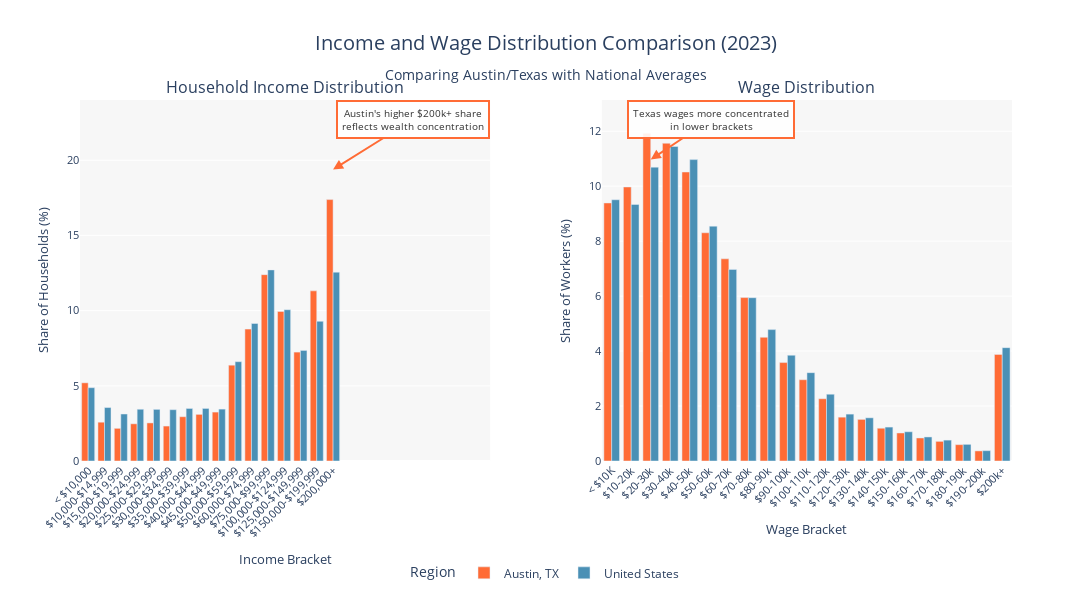

The notebook cell this image was saved under:
### Code cell
# Create the interactive visualization with subplots
def create_income_wage_comparison(year=2023):
    """
    Create a dual-panel comparison of income and wage distributions
    
    Parameters:
    year: Year to display (default 2023)
    """
    
    # Filter data for the selected year
    income_austin_year = income_austin[income_austin['Year'] == year].copy()
    income_us_year = income_us[income_us['Year'] == year].copy()
    wage_texas_year = wage_texas[wage_texas['Year'] == year].copy()
    wage_us_year = wage_us[wage_us['Year'] == year].copy()
    
    # Sort by income/wage bracket order
    income_austin_year = income_austin_year.sort_values('Household Income Bucket ID')
    income_us_year = income_us_year.sort_values('Household Income Bucket ID')
    wage_texas_year = wage_texas_year.sort_values('Wage Bin ID')
    wage_us_year = wage_us_year.sort_values('Wage Bin ID')
    
    # Create subplots with 1 row and 2 columns
    fig = make_subplots(
        rows=1, cols=2,
        subplot_titles=('Household Income Distribution', 'Wage Distribution'),
        horizontal_spacing=0.12
    )
    
    # Define colors
    color_austin_texas = '#FF6B35'  # Warm orange
    color_us = '#4A90B5'  # Cool gray-blue
    
    # Panel 1: Household Income Distribution (Austin vs US)
    fig.add_trace(
        go.Bar(
            x=income_austin_year['Household Income Bucket'],
            y=income_austin_year['share'] * 100,
            name='Austin, TX',
            marker_color=color_austin_texas,
            hovertemplate='<b>%{x}</b><br>' +
                         'Austin: %{y:.2f}%<br>' +
                         '<extra></extra>',
            legendgroup='region1',
            showlegend=True
        ),
        row=1, col=1
    )
    
    fig.add_trace(
        go.Bar(
            x=income_us_year['Household Income Bucket'],
            y=income_us_year['share'] * 100,
            name='United States',
            marker_color=color_us,
            hovertemplate='<b>%{x}</b><br>' +
                         'U.S.: %{y:.2f}%<br>' +
                         '<extra></extra>',
            legendgroup='region2',
            showlegend=True
        ),
        row=1, col=1
    )
    
    # Panel 2: Wage Distribution (Texas vs US)
    fig.add_trace(
        go.Bar(
            x=wage_texas_year['Wage Bin'],
            y=wage_texas_year['share'] * 100,
            name='Texas',
            marker_color=color_austin_texas,
            hovertemplate='<b>%{x}</b><br>' +
                         'Texas: %{y:.2f}%<br>' +
                         '<extra></extra>',
            legendgroup='region1',
            showlegend=False
        ),
        row=1, col=2
    )
    
    fig.add_trace(
        go.Bar(
            x=wage_us_year['Wage Bin'],
            y=wage_us_year['share'] * 100,
            name='United States',
            marker_color=color_us,
            hovertemplate='<b>%{x}</b><br>' +
                         'U.S.: %{y:.2f}%<br>' +
                         '<extra></extra>',
            legendgroup='region2',
            showlegend=False
        ),
        row=1, col=2
    )
    
    # Update x-axes
    fig.update_xaxes(title_text="Income Bracket", row=1, col=1, tickangle=-45)
    fig.update_xaxes(title_text="Wage Bracket", row=1, col=2, tickangle=-45)
    
    # Update y-axes
    fig.update_yaxes(title_text="Share of Households (%)", row=1, col=1)
    fig.update_yaxes(title_text="Share of Workers (%)", row=1, col=2)
    
    # Update layout
    fig.update_layout(
        title={
            'text': f'Income and Wage Distribution Comparison ({year})<br>' +
                   '<sub>Comparing Austin/Texas with National Averages</sub>',
            'x': 0.5,
            'xanchor': 'center',
            'font': {'size': 20}
        },
        barmode='group',
        height=600,
        width=1600,
        showlegend=True,
        legend=dict(
            title=dict(text='Region'),
            orientation='h',
            yanchor='bottom',
            y=-0.35,
            xanchor='center',
            x=0.5,
            font=dict(size=12)
        ),
        font=dict(size=11),
        hovermode='x unified',
        paper_bgcolor='white',
        plot_bgcolor='rgba(240, 240, 240, 0.5)'
    )
    
    # Add annotations for key insights
    # Annotation 1: Austin's higher $200k+ share
    fig.add_annotation(
        text="Austin's higher $200k+ share<br>reflects wealth concentration",
        xref="x", yref="y",
        x=15, y=income_austin_year[income_austin_year['Household Income Bucket ID'] == 15]['share'].values[0] * 100 + 2,
        showarrow=True,
        arrowhead=2,
        arrowsize=1,
        arrowwidth=2,
        arrowcolor="#FF6B35",
        ax=80,
        ay=-50,
        bordercolor="#FF6B35",
        borderwidth=2,
        borderpad=4,
        bgcolor="rgba(255, 255, 255, 0.9)",
        font=dict(size=10, color="#333333"),
        row=1, col=1
    )
    
    # Annotation 2: Texas wages concentrated in lower brackets
    fig.add_annotation(
        text="Texas wages more concentrated<br>in lower brackets",
        xref="x2", yref="y2",
        x=2, y=wage_texas_year[wage_texas_year['Wage Bin ID'] == 2]['share'].values[0] * 100 + 1,
        showarrow=True,
        arrowhead=2,
        arrowsize=1,
        arrowwidth=2,
        arrowcolor="#FF6B35",
        ax=60,
        ay=-40,
        bordercolor="#FF6B35",
        borderwidth=2,
        borderpad=4,
        bgcolor="rgba(255, 255, 255, 0.9)",
        font=dict(size=10, color="#333333"),
        row=1, col=2
    )
    
    return fig

# Create the visualization for 2023
fig = create_income_wage_comparison(year=2023)
fig.show()

### Figure 1 — Plotly figure (JSON) as saved in the notebook; plotly's stock layout.template omitted (floating-point values rounded to 4 significant figures)
{"data": [{"hovertemplate": "<b>%{x}</b><br>Austin: %{y:.2f}%<br><extra></extra>", "legendgroup": "region1", "marker": {"color": "#FF6B35"}, "name": "Austin, TX", "showlegend": true, "type": "bar", "x": ["< $10,000", "$10,000-$14,999", "$15,000-$19,999", "$20,000-$24,999", "$25,000-$29,999", "$30,000-$34,999", "$35,000-$39,999", "$40,000-$44,999", "$45,000-$49,999", "$50,000-$59,999", "$60,000-$74,999", "$75,000-$99,999", "$100,000-$124,999", "$125,000-$149,999", "$150,000-$199,999", "$200,000+"], "xaxis": "x", "y": [5.199, 2.58, 2.172, 2.473, 2.533, 2.323, 2.944, 3.101, 3.254, 6.372, 8.77, 12.39, 9.946, 7.243, 11.31, 17.38], "yaxis": "y"}, {"hovertemplate": "<b>%{x}</b><br>U.S.: %{y:.2f}%<br><extra></extra>", "legendgroup": "region2", "marker": {"color": "#4A90B5"}, "name": "United States", "showlegend": true, "type": "bar", "x": ["< $10,000", "$10,000-$14,999", "$15,000-$19,999", "$20,000-$24,999", "$25,000-$29,999", "$30,000-$34,999", "$35,000-$39,999", "$40,000-$44,999", "$45,000-$49,999", "$50,000-$59,999", "$60,000-$74,999", "$75,000-$99,999", "$100,000-$124,999", "$125,000-$149,999", "$150,000-$199,999", "$200,000+"], "xaxis": "x", "y": [4.875, 3.555, 3.126, 3.441, 3.434, 3.412, 3.494, 3.495, 3.45, 6.604, 9.145, 12.71, 10.06, 7.353, 9.29, 12.56], "yaxis": "y"}, {"hovertemplate": "<b>%{x}</b><br>Texas: %{y:.2f}%<br><extra></extra>", "legendgroup": "region1", "marker": {"color": "#FF6B35"}, "name": "Texas", "showlegend": false, "type": "bar", "x": ["< $10K", "$10-20k", "$20-30k", "$30-40k", "$40-50k", "$50-60k", "$60-70k", "$70-80k", "$80-90k", "$90-100k", "$100-110k", "$110-120k", "$120-130k", "$130-140k", "$140-150k", "$150-160k", "$160-170k", "$170-180k", "$180-190k", "$190-200k", "$200k+"], "xaxis": "x2", "y": [9.39, 9.971, 11.93, 11.56, 10.52, 8.305, 7.357, 5.946, 4.502, 3.582, 2.958, 2.265, 1.595, 1.514, 1.193, 1.02, 0.8379, 0.7143, 0.5948, 0.3672, 3.88], "yaxis": "y2"}, {"hovertemplate": "<b>%{x}</b><br>U.S.: %{y:.2f}%<br><extra></extra>", "legendgroup": "region2", "marker": {"color": "#4A90B5"}, "name": "United States", "showlegend": false, "type": "bar", "x": ["< $10K", "$10-20k", "$20-30k", "$30-40k", "$40-50k", "$50-60k", "$60-70k", "$70-80k", "$80-90k", "$90-100k", "$100-110k", "$110-120k", "$120-130k", "$130-140k", "$140-150k", "$150-160k", "$160-170k", "$170-180k", "$180-190k", "$190-200k", "$200k+"], "xaxis": "x2", "y": [9.506, 9.336, 10.69, 11.45, 10.97, 8.546, 6.972, 5.942, 4.781, 3.849, 3.214, 2.43, 1.706, 1.572, 1.234, 1.064, 0.8748, 0.76, 0.6053, 0.3762, 4.125], "yaxis": "y2"}], "layout": {"annotations": [{"font": {"size": 16}, "showarrow": false, "text": "Household Income Distribution", "x": 0.22, "xanchor": "center", "xref": "paper", "y": 1, "yanchor": "bottom", "yref": "paper"}, {"font": {"size": 16}, "showarrow": false, "text": "Wage Distribution", "x": 0.78, "xanchor": "center", "xref": "paper", "y": 1, "yanchor": "bottom", "yref": "paper"}, {"arrowcolor": "#FF6B35", "arrowhead": 2, "arrowsize": 1, "arrowwidth": 2, "ax": 80, "ay": -50, "bgcolor": "rgba(255, 255, 255, 0.9)", "bordercolor": "#FF6B35", "borderpad": 4, "borderwidth": 2, "font": {"color": "#333333", "size": 10}, "showarrow": true, "text": "Austin's higher $200k+ share<br>reflects wealth concentration", "x": 15, "xref": "x", "y": 19.38, "yref": "y"}, {"arrowcolor": "#FF6B35", "arrowhead": 2, "arrowsize": 1, "arrowwidth": 2, "ax": 60, "ay": -40, "bgcolor": "rgba(255, 255, 255, 0.9)", "bordercolor": "#FF6B35", "borderpad": 4, "borderwidth": 2, "font": {"color": "#333333", "size": 10}, "showarrow": true, "text": "Texas wages more concentrated<br>in lower brackets", "x": 2, "xref": "x2", "y": 10.97, "yref": "y2"}], "barmode": "group", "font": {"size": 11}, "height": 600, "hovermode": "x unified", "legend": {"font": {"size": 12}, "orientation": "h", "title": {"text": "Region"}, "x": 0.5, "xanchor": "center", "y": -0.35, "yanchor": "bottom"}, "paper_bgcolor": "white", "plot_bgcolor": "rgba(240, 240, 240, 0.5)", "showlegend": true, "title": {"font": {"size": 20}, "text": "Income and Wage Distribution Comparison (2023)<br><sub>Comparing Austin/Texas with National Averages</sub>", "x": 0.5, "xanchor": "center"}, "width": 1600, "xaxis": {"anchor": "y", "domain": [0, 0.44], "tickangle": -45, "title": {"text": "Income Bracket"}}, "xaxis2": {"anchor": "y2", "domain": [0.56, 1], "tickangle": -45, "title": {"text": "Wage Bracket"}}, "yaxis": {"anchor": "x", "domain": [0, 1], "title": {"text": "Share of Households (%)"}}, "yaxis2": {"anchor": "x2", "domain": [0, 1], "title": {"text": "Share of Workers (%)"}}}}
